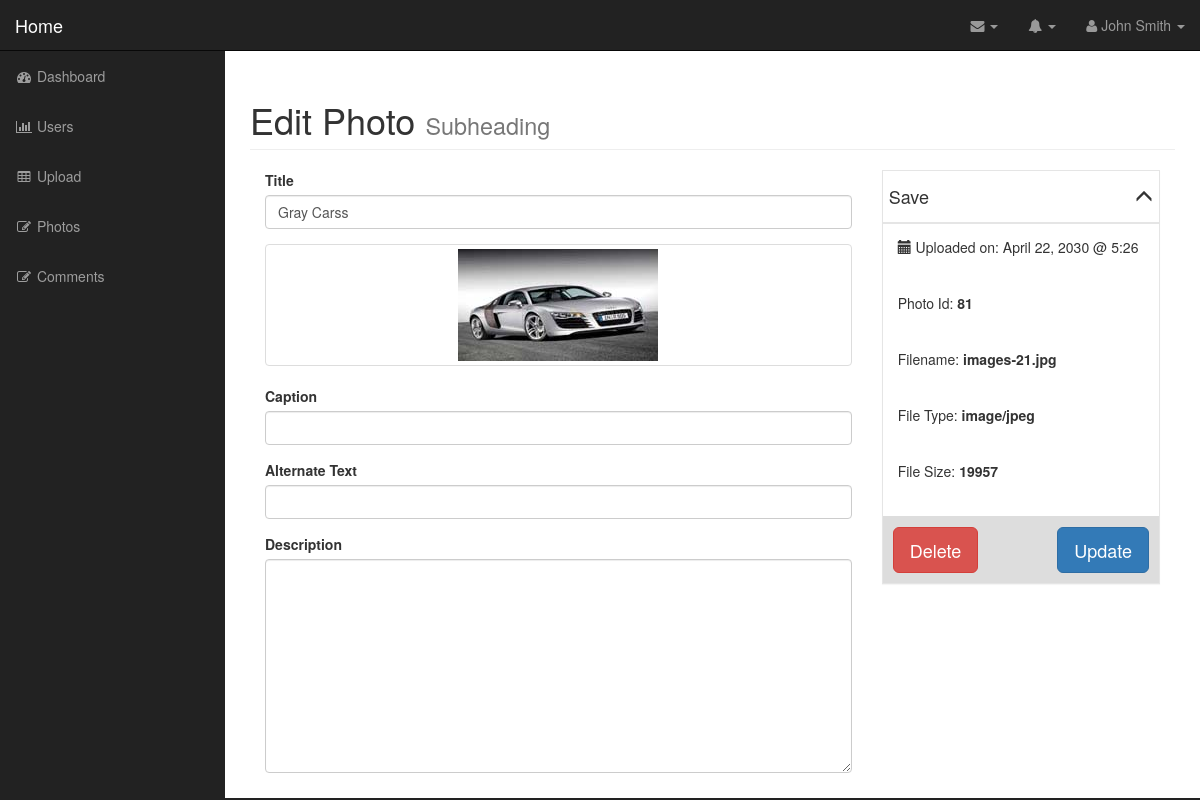
Screenshot of /admin/edit_photo.php?id=81 (signed in) with the database file from the repository.
### tables this page shows
CREATE TABLE IF NOT EXISTS `photos` (
  `id` int(11) NOT NULL,
  `title` varchar(255) NOT NULL,
  `caption` varchar(255) NOT NULL,
  `description` text NOT NULL,
  `filename` varchar(255) NOT NULL,
  `alternate_text` varchar(255) NOT NULL,
  `type` varchar(255) NOT NULL,
  `size` int(11) NOT NULL
);

### admin/includes/database.php (called while the page is built, shortened)
<?php
class Database{
    public $connection;
    public function open_db_connection(){
        $this ->connection=new mysqli(DB_HOST, DB_USER, DB_PASSWORD, DB_NAME );
    }
public function query($sql){
    $result = $this ->connection->query($sql);
    return $result;
}
}
$database = new Database();

### admin/includes/db_object.php (called while the page is built, shortened)
<?php
class Db_object {
    protected static $db_table = "";
    public static function find_by_id($id){
        $the_result_array= static::find_by_query("SELECT * FROM " . static::$db_table ." WHERE id=$id LIMIT 1");
        return !empty($the_result_array) ? array_shift($the_result_array) : false;
        }
    public static function find_by_query($sql){
        global $database;
        $result_set=$database->query($sql);
        $the_object_array = array();
        while($row = mysqli_fetch_array($result_set)){
            $the_object_array[] = static::instantiation($row);
        }
        return $the_object_array;
    }
    public static function instantiation($the_record){
        $the_object = new $calling_class;
        foreach ( $the_record as $the_attribute =>$value){
            if ($the_object->has_the_attribute($the_attribute)){
                $the_object->$the_attribute=$value;
            }
        }
    return $the_object;
    }
    private function has_the_attribute ($the_attribute){
        $object_properties=get_object_vars($this);
        return array_key_exists($the_attribute,$object_properties);
    }
}

### admin/includes/photo.php (called while the page is built, shortened)
<?php
class Photo extends Db_object {
    public $filename;
    public $upload_directory = "images";
public function picture_path(){
    return $this->upload_directory.DS.$this->filename;
}
}
?>

### admin/edit_photo.php (the view, shortened to what this page needs)
<?php
include("includes/header.php"); ?>
<?php
if (empty($_GET['id'])){
    redirect('photos.php');
}else {
    $photo=Photo::find_by_id($_GET['id']);
}
?>
<nav class="navbar navbar-inverse navbar-fixed-top" role="navigation">
<?php include ("includes/top_nav.php");?>
    <?php include ("includes/side_nav.php");?>
</nav>
<div id="page-wrapper">
<div class="container-fluid">
                <div class="row">
                    <div class="col-lg-12">
                        <h1 class="page-header">
                            Edit Photo
                            <small>Subheading</small>
                        </h1>
                    <form action="" method="post">
                        <div class="col-md-8">
                        <div class="form-group">
                                <label for="caption">Title</label>
                              <input type="text" name="title" class="form-control" value="<?php echo $photo->title; ?>">
                            </div>
                            <div class="form-group">
                                <a href="" class="thumbnail"><img src="<?php echo $photo->picture_path(); ?>" alt=""></a>
                            </div>
                            <div class="form-group">
                                <label for="caption">Caption</label>
                              <input type="text" name="caption" class="form-control" value="<?php echo $photo->caption; ?>">
                            </div>
                            <div class="form-group">
                                <label for="caption">Alternate Text</label>
                              <input type="text"  name="alternate_text" class="form-control" value="<?php echo $photo->alternate_text; ?>">
                            </div>
                            <div class="form-group">
                                <label for="summernote">Description</label>
                                <textarea id="summernote" name="description" class="form-control" cols="30" rows="10"><?php echo $photo->description; ?></textarea>
                            </div>
                        </div>
                        <div class="col-md-4" >
                            <div  class="photo-info-box">
                                <div class="info-box-header">
                                   <h4>Save <span id="toggle" class="glyphicon glyphicon-menu-up pull-right"></span></h4>
                                </div>
                            <div class="inside">
                              <div class="box-inner">
                                 <p class="text">
                                   <span class="glyphicon glyphicon-calendar"></span> Uploaded on: April 22, 2030 @ 5:26
                                  </p>
                                  <p class="text ">
                                    Photo Id: <span class="data photo_id_box"><?php echo $photo->id; ?></span>
                                  </p>
                                  <p class="text">
                                    Filename: <span class="data"><?php echo $photo->filename; ?></span>
                                  </p>
                                 <p class="text">
                                  File Type: <span class="data"><?php echo $photo->type; ?></span>
                                 </p>
                                 <p class="text">
                                   File Size: <span class="data"><?php echo $photo->size; ?></span>
                                 </p>
                              </div>
                              <div class="info-box-footer clearfix">
                                <div class="info-box-delete pull-left">
                                    <a  href="delete_photo.php?id=<?php echo $photo->id; ?>" class="btn btn-danger btn-lg">Delete</a>
                                </div>
                                <div class="info-box-update pull-right ">
                                    <input type="submit" name="update" value="Update" class="btn btn-primary btn-lg ">
                                </div>
                              </div>
                            </div>
                        </div>
                    </div>
                    </form>
                    </div>
                </div>
            </div>
</div>
<?php include("includes/footer.php"); ?>

### admin/css/sb-admin.css (style rules this page uses)
body { margin-top: 100px; background-color: #222; }
@media (min-width:768px) { body { margin-top: 50px; } }
#page-wrapper { width: 100%; padding: 0; background-color: #fff; }
@media (min-width:768px) { #page-wrapper { padding: 10px; } }

### admin/css/styles.css (style rules this page uses)
.photo-info-box { border: 1px solid #e5e5e5; -webkit-box-shadow: 0 1px 1px rgba(0,0,0,.04); box-shadow: 0 1px 1px rgba(0,0,0,.04); background-color: #fff; }
.info-box-header { padding: 6px; border-bottom: 1px solid #e5e5e5; -webkit-box-shadow: 0 1px 1px rgba(0,0,0,.04); box-shadow: 0 1px 1px rgba(0,0,0,.04); background-color: #fff; }
.photo-info-box .box-inner { border-top: 1px solid #e5e5e5; background-color: #fff; padding: 6px; }
.photo-info-box .box-inner .text { padding: 7px 9px 19px; }
.photo-info-box .box-inner .data { font-weight: bold; }
.photo-info-box .info-box-footer { border-top: 1px solid #ddd; background-color: #ddd; padding: 10px; }

### rows the page displays
photos: title "Gray Carss", filename (picture), id "81", filename "images-21.jpg", type "image/jpeg", size "19957"
